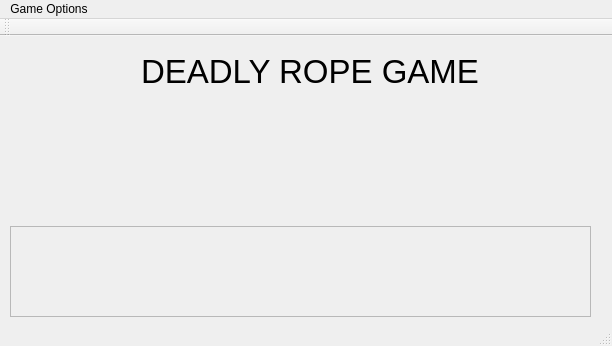
<?xml version="1.0" encoding="UTF-8"?>
<ui version="4.0">
 <class>MainWindow</class>
 <widget class="QMainWindow" name="MainWindow">
  <property name="geometry">
   <rect>
    <x>0</x>
    <y>0</y>
    <width>612</width>
    <height>346</height>
   </rect>
  </property>
  <property name="windowTitle">
   <string>MainWindow</string>
  </property>
  <widget class="QWidget" name="centralWidget">
   <widget class="QWidget" name="verticalLayoutWidget">
    <property name="geometry">
     <rect>
      <x>0</x>
      <y>0</y>
      <width>620</width>
      <height>71</height>
     </rect>
    </property>
    <layout class="QVBoxLayout" name="EspacoNomeJogo">
     <item>
      <widget class="QLabel" name="NomeJogo">
       <property name="font">
        <font>
         <pointsize>25</pointsize>
        </font>
       </property>
       <property name="text">
        <string>DEADLY ROPE GAME</string>
       </property>
       <property name="alignment">
        <set>Qt::AlignCenter</set>
       </property>
      </widget>
     </item>
    </layout>
   </widget>
   <widget class="QWidget" name="verticalLayoutWidget_2">
    <property name="geometry">
     <rect>
      <x>0</x>
      <y>70</y>
      <width>481</width>
      <height>111</height>
     </rect>
    </property>
    <layout class="QVBoxLayout" name="EspacoPalavra"/>
   </widget>
   <widget class="QWidget" name="verticalLayoutWidget_3">
    <property name="geometry">
     <rect>
      <x>480</x>
      <y>70</y>
      <width>131</width>
      <height>111</height>
     </rect>
    </property>
    <layout class="QVBoxLayout" name="EspacoVida"/>
   </widget>
   <widget class="QFrame" name="botoesArea">
    <property name="geometry">
     <rect>
      <x>10</x>
      <y>190</y>
      <width>581</width>
      <height>91</height>
     </rect>
    </property>
    <property name="frameShape">
     <enum>QFrame::StyledPanel</enum>
    </property>
    <property name="frameShadow">
     <enum>QFrame::Raised</enum>
    </property>
   </widget>
  </widget>
  <widget class="QMenuBar" name="menuBar">
   <property name="geometry">
    <rect>
     <x>0</x>
     <y>0</y>
     <width>612</width>
     <height>22</height>
    </rect>
   </property>
   <widget class="QMenu" name="MenuNewGame">
    <property name="title">
     <string>Game Options</string>
    </property>
    <addaction name="actionKick"/>
    <addaction name="actionNew_Game"/>
   </widget>
   <addaction name="MenuNewGame"/>
  </widget>
  <widget class="QToolBar" name="mainToolBar">
   <attribute name="toolBarArea">
    <enum>TopToolBarArea</enum>
   </attribute>
   <attribute name="toolBarBreak">
    <bool>false</bool>
   </attribute>
  </widget>
  <widget class="QStatusBar" name="statusBar"/>
  <action name="actionKick">
   <property name="text">
    <string>Kick</string>
   </property>
  </action>
  <action name="actionNew_Game">
   <property name="text">
    <string>New Game</string>
   </property>
  </action>
 </widget>
 <layoutdefault spacing="6" margin="11"/>
 <resources/>
 <connections/>
</ui>
